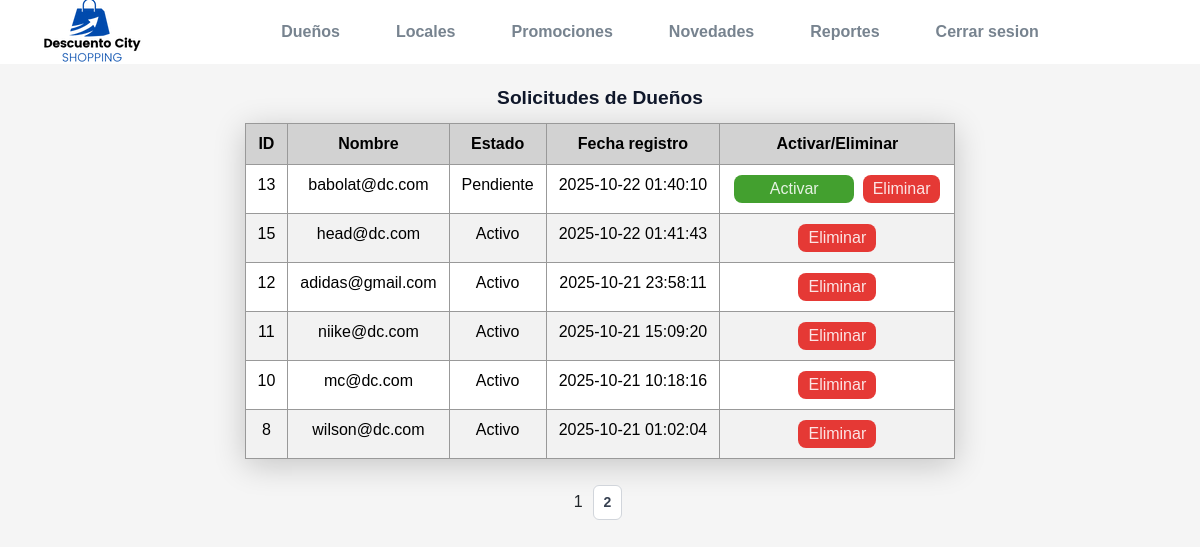
Screenshot of /views/admin/dueños/dueños.php (signed in) with the database file from the repository.
### tables this page shows
CREATE TABLE `usuarios` (
  `codUsuario` int(11) NOT NULL,
  `nombreUsuario` varchar(100) NOT NULL,
  `claveUsuario` varchar(255) NOT NULL,
  `tipoUsuario` enum('admin','dueño','cliente') NOT NULL,
  `categoriaCliente` enum('inicial','medium','premium') DEFAULT 'inicial',
  `estadoUsuario` enum('activo','pendiente','eliminado') DEFAULT 'pendiente',
  `token` varchar(64) DEFAULT NULL,
  `fechaRegistro` datetime DEFAULT current_timestamp()
);

### views/admin/dueños/dueños.php (the view, shortened to what this page needs)
<?php
include("../../../conexionBD.php");
?>
<!DOCTYPE html>
<html lang="en">
<head>
    <link rel="stylesheet" href="/Descuento-City/assets/css/estilos.css">
    <link href="https://cdn.jsdelivr.net/npm/bootstrap@5.3.8/dist/css/bootstrap.min.css" rel="stylesheet">
</head>
<body>
    <?php include("../../../includes/admin/adminHeader.php");?>
    <?php
        $cant_por_pag =6;
        $pagina = isset($_GET["pagina"]) ? $_GET["pagina"] : 1;
        if(!$pagina){
            $inicio = 0;
            $pagina=1;
        }
        else{
            $inicio = ($pagina - 1) * $cant_por_pag;
        }
        $consulta = "SELECT * FROM usuarios WHERE tipoUsuario='dueño'";
        $resultado = mysqli_query($conexion,$consulta);
        $total_registros = mysqli_num_rows($resultado);
        $consultaDueños = "SELECT * FROM usuarios WHERE tipoUsuario='dueño' ORDER BY FIELD(LOWER(estadoUsuario), 'pendiete','activo','eliminado'), fechaRegistro  DESC LIMIT $inicio,$cant_por_pag;";
        $listaDueños = mysqli_query($conexion,$consultaDueños);
        $total_paginas = ceil($total_registros / $cant_por_pag);
        echo "<table class='tabla table table-striped'>";
        echo "<caption>Solicitudes de Dueños</caption>";
        echo "<tr>
                <th>ID</th>
                <th>Nombre</th>
                <th>Estado</th>
                <th>Fecha registro</th>
                <th>Activar/Eliminar</th>
            </tr>";
        while($dueño = mysqli_fetch_assoc($listaDueños)){
            ?>
            <tr>
                <td> <?= $dueño["codUsuario"]    ?></td>
                <td> <?= $dueño["nombreUsuario"] ?></td>
                <td> <?= ucfirst($dueño["estadoUsuario"]) ?></td>
                <td> <?= $dueño["fechaRegistro"] ?></td>
                <td>
                    <form action="../../../controllers/dueñoCtrl/activacionDueñoController.php" method="POST">
                        <?php if($dueño["estadoUsuario"] == 'pendiente'): ?>
                            <button type="submit"  name="activar"  class="button-activar">Activar</button>
                            <button type="submit"  name="eliminar" class="button-eliminar">Eliminar</button>
                        <?php elseif($dueño["estadoUsuario"] == 'activo'):  ?>
                            <button type="submit"  name="eliminar" class="button-eliminar">Eliminar</button>
                        <?php elseif($dueño["estadoUsuario"] == 'eliminado'):  ?>
                            <button type="submit"  name="activar" class="button-activar">Activar</button>
                        <?php endif; ?>
                    </form>
                </td>
            </tr>
        <?php
        }
        echo "</table>";
        echo "<div class='paginacion mt-3'>";
        for($i = 1;$i <= $total_paginas;$i++){
            if($pagina == $i){
                echo $pagina . "";
            }
            else{
                echo "<a href='dueños.php?pagina=$i' class='btn btn-outline-primary btn-sm mx-1' id='paginacion'>$i</a>";
            }
        }
        echo "</div>";?>
</body>
</html>

### includes/admin/adminHeader.php (shortened to what this page needs)
<!DOCTYPE html>
<html lang="en">
<head>
    <link rel="stylesheet" href="/Descuento-City/assets/css/estilos.css">
</head>
<body>
    <header class="header">
        <div class="header_log-container">
            <a href="/Descuento-City/includes/admin/adminHeader.php"><img src="/Descuento-City/assets/img/logo/LOGO1.png" alt="logo"></a>
        </div>
        <nav class="header__nav">
            <ul class="header__nav-list">
                <li class="header__nav-item"><a href="/Descuento-City/views/admin/dueños/dueños.php">Dueños</a></li>
                <li class="header__nav-item"><a href="/Descuento-City/views/admin/locales/locales.php">Locales</a></li>
                <li class="header__nav-item"><a href="/Descuento-City/views/admin/promociones/promociones.php">Promociones</a></li>
                <li class="header__nav-item"><a href="/Descuento-City/views/admin/novedades/novedades.php">Novedades</a></li>
                <li class="header__nav-item"><a href="/DesCuento-City/views/admin/reportes/reportes.php">Reportes</a></li>
                <li class="header__nav-item"><a href="/Descuento-City/views/auth/logout.php">Cerrar sesion</a></li>
            </ul>
        </nav>
    </header>
</body>
</html>

### assets/css/estilos.css (style rules this page uses)
* { scroll-behavior: smooth; font-family: "Poppins", Helvetica, Arial, sans-serif; }
body { min-height: 100vh; display: flex; font-size: 1rem; font-weight: 400; text-align: center; flex-direction: column; margin: 0; background-color: #f5f5f5; }
.header { background-color: #fff; width: 100%; height: 8vh; display: flex; position: sticky; bottom: auto; top: 0; align-items: center; justify-content: flex-start; padding: 0 32px; z-index: 1; }
.header_log-container { flex: 0 0 auto; }
.header__nav { flex : 1 1 auto; display: flex; align-items: center; justify-content: center; gap: 40px; }
.header__nav-list { display: flex; gap: 32px; margin: 0; padding: 0; list-style: none; justify-content: center; flex: 1; }
.header__nav-item a { font-weight: 600; color: #77838f; padding:6px 12px; text-decoration: none; transition: border , color .20s; }
a { text-decoration: none; color: #007BFF; }
img { max-width: 100%; height: auto; }
.tabla.table { width: auto; max-width: 1444px; margin: 10px auto; box-shadow: 0 6px 30px rgba(0,0,0,0.20); }
.tabla th,.tabla td { border: 1px solid #999; padding: 8px 12px; }
.tabla caption { caption-side: top; text-align: center; font-size: 1.20rem; font-weight: 700; color: #0f172a; padding: 10px 12px; }
.tabla th { background-color: #ddd; }
.button-activar { background-color: #43A02F; color: #fffd; width: 120px; border-radius: 8px; padding: 2px 10px; border: none; cursor: pointer; margin: 2px; }
.button-eliminar { background-color:#E53935; color: #fffd; border-radius: 8px; padding: 2px 10px; border: none; cursor: pointer; margin: 2px; }
.paginacion { display: flex; gap: 6px; justify-content: center; align-items: center; margin-top: 14px; flex-wrap: wrap; }
.paginacion a { display: inline-block; padding: 6px 10px; border-radius: 6px; background: #ffffff; border: 1px solid #d1d5db; color: #374151; text-decoration: none; font-weight: 600; transition: background .15s, color .15s, border-color .15s; }

### rows the page displays
usuarios: codUsuario "13", nombreUsuario "babolat@dc.com", estadoUsuario "Pendiente", fechaRegistro "2025-10-22 01:40:10", shows "Activar"
usuarios: codUsuario "15", nombreUsuario "head@dc.com", estadoUsuario "Activo", fechaRegistro "2025-10-22 01:41:43", shows "Eliminar"
usuarios: codUsuario "12", nombreUsuario "adidas@gmail.com", estadoUsuario "Activo", fechaRegistro "2025-10-21 23:58:11", shows "Eliminar"
usuarios: codUsuario "11", nombreUsuario "niike@dc.com", estadoUsuario "Activo", fechaRegistro "2025-10-21 15:09:20", shows "Eliminar"
usuarios: codUsuario "10", nombreUsuario "mc@dc.com", estadoUsuario "Activo", fechaRegistro "2025-10-21 10:18:16", shows "Eliminar"
usuarios: codUsuario "8", nombreUsuario "wilson@dc.com", estadoUsuario "Activo", fechaRegistro "2025-10-21 01:02:04", shows "Eliminar"
